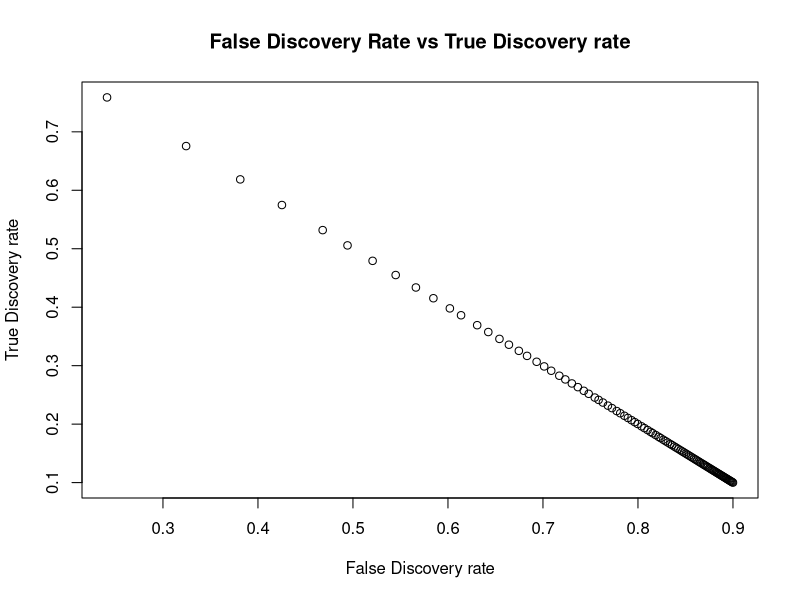
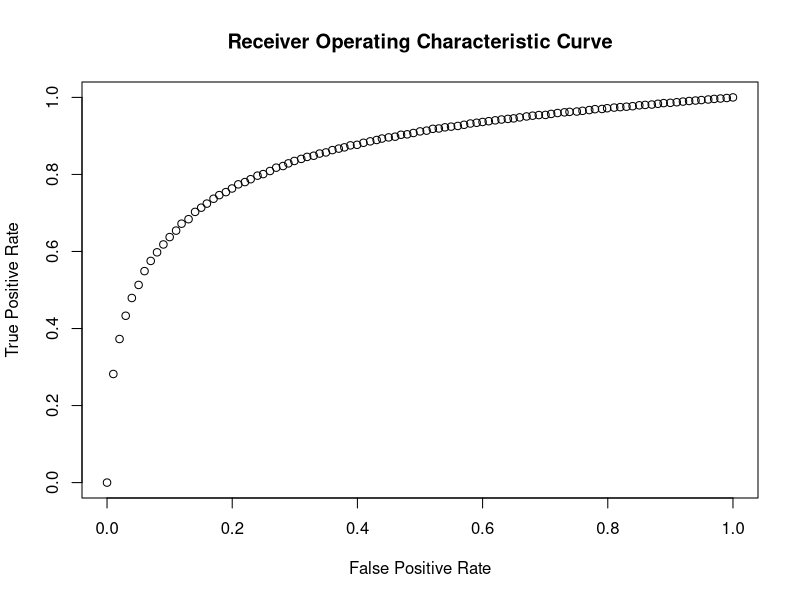
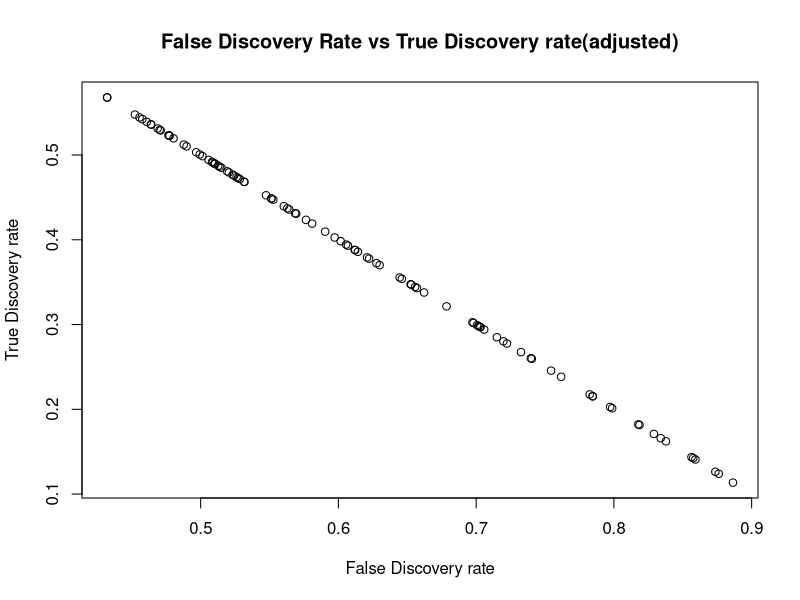
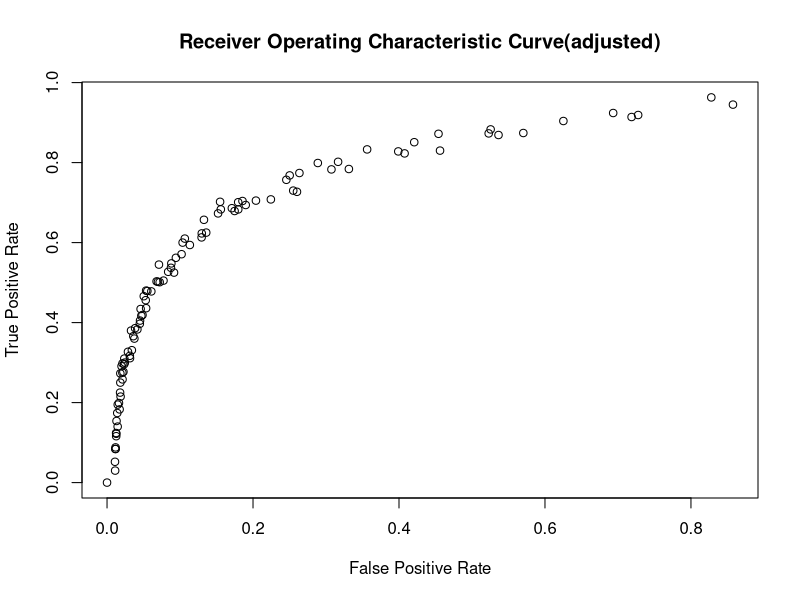

Write R code to recreate these figures, in order.
## ---- chunk 1

xbar = rep(0, 1000)
N = 100 # number of non-zero means
mu = 2 #non 0 mean
xbar[1:N] = mu



alpha = seq(from=0,to=1,by=.01)
FDmlist= c()
TDmlist = c()
FPmlist= c()
TPmlist = c()
for ( j in 1:length(alpha)){
  FDlist = c()
TDlist = c()
  FPlist = c()
TPlist = c()

 for (i in 1:1000){
  z = rnorm(1000, xbar, 1)#1,000 z scores
p = 2*pnorm(-abs(z)) #  p values
discovery = p < alpha[j]
TD = sum (discovery)
TTD =sum(p[1:N]<alpha[j])
FDR = (TD-TTD)/TD
TDR = TTD/TD
FPR = (TD-TTD)/(1000-N)
TPR = TTD/ N
FDlist[i]= FDR
TDlist[i]=TDR
FPlist[i]= FPR
TPlist[i]=TPR
 }

FDmlist[j]= mean(FDlist)
TDmlist[j]=mean(TDlist)
FPmlist[j]= mean(FPlist)
TPmlist[j]=mean(TPlist)
}

plot(FDmlist,TDmlist, main="False Discovery Rate vs True Discovery rate",
  xlab="False Discovery rate", ylab="True Discovery rate")
plot(FPmlist,TPmlist, main="Receiver Operating Characteristic Curve",
  xlab="False Positive Rate", ylab="True Positive Rate")

BH = function (p, q){
  psort = c()
  ppos = sort.list(p)
  
for (i in 1:length(p)){
  psort[i] = p[ppos[i]]
}
  
  
 crit = c( )
 for (k in 1:length(p)){
   crit[k]= ((k*q)/length(p))
 }
sig = c()
 for(j in 1:length(p)){
   if (psort[j]< crit[j]){
     sig[j] = j
   }else{
     sig[j]= 0
   }
 }
masig = (max(sig))
sigp = psort[1:masig]
return(sigp)
}

Pad = function(p){
  psort = c()
  ppos = sort.list(p)
  
for (i in 1:length(p)){
  psort[i] = p[ppos[i]]
}
  adj = c()
  for (k in 1:length(psort)){
    ko = 0
    ki = 0
    kio = c()
    ko = psort[k] *(length(psort)/k)
    if (k<length(psort)){
      ki = psort[k+1] *(length(psort)/(k+1))
    }
    kio = c(ko,ki)
    adj[k]= min(kio)
  }
  Padj = c()
  for (j in 1:length(p)){
    Padj[ppos[j]] = adj[j]
  }
  return(Padj)
}


xbar = rep(0, 100)
N = 10 # number of non-zero means
mu = 2 #non 0 mean
xbar[1:N] = mu



alpha = seq(from=0,to=1,by=.01)
FDmlist= c()
TDmlist = c()
FPmlist= c()
TPmlist = c()
for ( j in 1:length(alpha)){
  FDlist = c()
TDlist = c()
  FPlist = c()
TPlist = c()

 for (i in 1:100){
  z = rnorm(100, xbar, 1)#1,000 z scores
p = 2*pnorm(-abs(z)) #  p values
p = Pad(p)
discovery = p < alpha[j]
TD = sum (discovery)
TTD =sum(p[1:N]<alpha[j])
FDR = (TD-TTD)/TD
TDR = TTD/TD
FPR = (TD-TTD)/(100-N)
TPR = TTD/ N
FDlist[i]= FDR
TDlist[i]=TDR
FPlist[i]= FPR
TPlist[i]=TPR
 }

FDmlist[j]= mean(FDlist)
TDmlist[j]=mean(TDlist)
FPmlist[j]= mean(FPlist)
TPmlist[j]=mean(TPlist)
}

plot(FDmlist,TDmlist, main="False Discovery Rate vs True Discovery rate(adjusted)",
  xlab="False Discovery rate", ylab="True Discovery rate")
plot(FPmlist,TPmlist, main="Receiver Operating Characteristic Curve(adjusted)",
  xlab="False Positive Rate", ylab="True Positive Rate")
